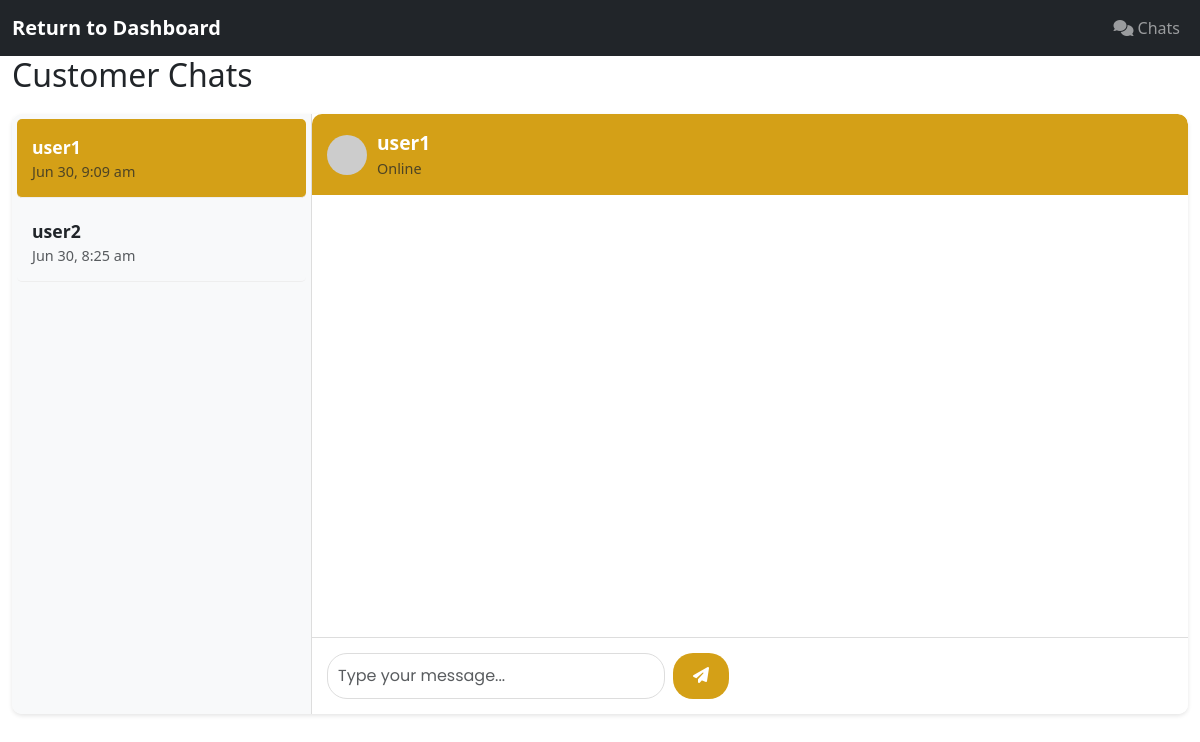
The page /admin/chat.php?conversation_id=5 (signed in) on the database its author committed.
### tables this page shows
CREATE TABLE `conversations` (
  `id` int(11) NOT NULL,
  `user_id` int(11) NOT NULL,
  `hotel_id` int(11) NOT NULL,
  `created_at` timestamp NOT NULL DEFAULT current_timestamp(),
  `updated_at` timestamp NOT NULL DEFAULT current_timestamp() ON UPDATE current_timestamp()
);

CREATE TABLE `users` (
  `id` int(11) NOT NULL,
  `username` varchar(50) NOT NULL,
  `email` varchar(100) NOT NULL,
  `password` varchar(255) NOT NULL,
  `role` enum('admin','user') DEFAULT 'user',
  `status` enum('active','inactive','suspended') NOT NULL DEFAULT 'active',
  `created_at` timestamp NOT NULL DEFAULT current_timestamp(),
  `first_name` varchar(50) NOT NULL,
  `last_name` varchar(50) NOT NULL,
  `phone` varchar(20) DEFAULT NULL,
  `address` text DEFAULT NULL,
  `profile_image` varchar(255) DEFAULT NULL,
  `vendor_id` int(11) NOT NULL DEFAULT 0
);

### admin/chat.php (the view, shortened to what this page needs)
<?php
require_once '../includes/session.php';
$admin_id = $_SESSION['user_id'];
$hotel_id = 0;
$stmt = $conn->prepare("SELECT id FROM hotels WHERE vendor_id = ? LIMIT 1");
$stmt->bind_param("i", $admin_id);
if (!$stmt->execute()) {
    error_log("Execute failed: " . $stmt->error, 3, '../error.log');
    die("Database error. Please try again later.");
}
$result = $stmt->get_result();
if ($hotel = $result->fetch_assoc()) {
    $hotel_id = $hotel['id'];
} else {
    $error_message = "No hotel assigned to this admin account.";
    error_log("No hotel found for admin_id: $admin_id", 3, '../error.log');
}
$conversations = [];
if ($hotel_id > 0) {
    $stmt = $conn->prepare("
        SELECT c.*, u.username, u.profile_image,
               (SELECT COUNT(*) FROM messages m WHERE m.conversation_id = c.id AND m.sender_type = 'user' AND m.is_read = FALSE) as unread_count
        FROM conversations c
        JOIN users u ON c.user_id = u.id
        WHERE c.hotel_id = ?
        ORDER BY c.updated_at DESC
    ");
    $stmt->bind_param("i", $hotel_id);
    $stmt->execute();
    $conversations = $stmt->get_result()->fetch_all(MYSQLI_ASSOC);
}
$selected_conversation_id = isset($_GET['conversation_id']) ? intval($_GET['conversation_id']) : 0;
$recipient = null;
if ($selected_conversation_id > 0 && $hotel_id > 0) {
    $stmt = $conn->prepare("SELECT * FROM conversations WHERE id = ? AND hotel_id = ?");
    $stmt->bind_param("ii", $selected_conversation_id, $hotel_id);
    $stmt->execute();
    $conversation = $stmt->get_result()->fetch_assoc();
    if ($conversation) {
        $stmt = $conn->prepare("SELECT * FROM users WHERE id = ?");
        $stmt->bind_param("i", $conversation['user_id']);
        $stmt->execute();
        $recipient = $stmt->get_result()->fetch_assoc();
    }
}
?>
<!DOCTYPE html>
<html lang="en">
<head>
    <link href="https://cdn.jsdelivr.net/npm/bootstrap@5.3.0/dist/css/bootstrap.min.css" rel="stylesheet">
    <link rel="stylesheet" href="https://cdnjs.cloudflare.com/ajax/libs/font-awesome/6.4.2/css/all.min.css">
</head>
<body>
    <?php include 'includes/header.php'; ?>
    <div class="container-fluid main-content">
        <div class="row">
            <div class="col-12">
                <h2>Customer Chats</h2>
                <?php if (isset($error_message)): ?>
                    <div class="alert alert-warning"><?php echo htmlspecialchars($error_message); ?></div>
                <?php else: ?>
                    <div class="chat-container">
                        <div class="conversation-list">
                            <?php foreach ($conversations as $conv): ?>
                                <a href="?conversation_id=<?php echo $conv['id']; ?>"
                                   class="text-decoration-none text-dark">
                                    <div class="conversation-item <?php echo $selected_conversation_id == $conv['id'] ? 'active' : ''; ?>">
                                        <div class="d-flex justify-content-between align-items-center">
                                            <div class="fw-bold"><?php echo htmlspecialchars($conv['username']); ?></div>
                                        </div>
                                        <div class="text-muted small">
                                            <?php echo date('M j, g:i a', strtotime($conv['updated_at'])); ?>
                                        </div>
                                    </div>
                                </a>
                            <?php endforeach; ?>
                        </div>
                        <div class="chat-messages">
                            <?php if ($selected_conversation_id > 0 && $recipient): ?>
                                <div class="chat-header">
                                    <img src="<?php echo !empty($recipient['profile_image']) ? '../' . htmlspecialchars($recipient['profile_image']) : 'https://via.placeholder.com/40'; ?>"
                                         alt="<?php echo htmlspecialchars($recipient['username']); ?>">
                                    <div>
                                        <div class="fw-bold"><?php echo htmlspecialchars($recipient['username']); ?></div>
                                        <div class="small text-muted">Online</div>
                                    </div>
                                </div>
                                <div class="message-list" id="messageList">
                                </div>
                                <div class="chat-input">
                                    <form id="messageForm" class="d-flex">
                                        <input type="text" name="message" class="form-control me-2" placeholder="Type your message..." required>
                                        <button type="submit" class="btn btn-custom">
                                            <i class="fas fa-paper-plane"></i>
                                        </button>
                                    </form>
                                </div>
                            <?php else: ?>
                                <div class="d-flex align-items-center justify-content-center h-100 text-muted">
                                    Select a conversation to start chatting
                                </div>
                            <?php endif; ?>
                        </div>
                    </div>
                <?php endif; ?>
            </div>
        </div>
    </div>
</body>
</html>

### admin/chat.php (style rules this page uses)
body { font-family: 'Poppins', sans-serif; background-color: #f8f9fa; }
.chat-container { background: white; border-radius: 10px; box-shadow: 0 2px 4px rgba(0,0,0,0.1); margin: 20px 0; overflow: hidden; display: flex; height: calc(100vh - 200px); transition: transform 0.3s; }
.conversation-list { width: 300px; border-right: 1px solid #ddd; overflow-y: auto; background-color: #f8f9fa; }
.chat-messages { flex: 1; display: flex; flex-direction: column; background-color: #fff; }
.chat-header { background-color: #d4a017; color: white; padding: 15px; border-radius: 10px 10px 0 0; display: flex; align-items: center; }
.chat-header img { width: 40px; height: 40px; border-radius: 50%; margin-right: 10px; }
.chat-header .fw-bold { font-size: 1.2rem; }
.chat-header .text-muted { font-size: 0.9rem; color: rgba(255, 255, 255, 0.8); }
.message-list { flex: 1; overflow-y: auto; padding: 20px; background-color: #fff; }
.chat-input { display: flex; padding: 15px; background-color: #fff; border-top: 1px solid #ddd; }
.chat-input input { flex: 1; padding: 10px; border: 1px solid #ddd; border-radius: 20px; margin-right: 10px; font-family: 'Poppins', sans-serif; }
.chat-input button { background-color: #d4a017; color: white; border: none; padding: 10px 20px; border-radius: 20px; font-family: 'Poppins', sans-serif; transition: all 0.3s; }
.conversation-item { padding: 15px; border-bottom: 1px solid #eee; cursor: pointer; transition: all 0.3s; border-radius: 5px; margin: 5px; }
.conversation-item.active { background-color: #d4a017; color: white; }
.conversation-item .fw-bold { font-size: 1.1rem; }
.conversation-item .text-muted { font-size: 0.9rem; color: #666; }
.conversation-item.active .text-muted { color: rgba(255, 255, 255, 0.8); }

### rows shown on the page
conversations: user.username "user1", updated_at "Jun 30, 9:09 am"
conversations: user.username "user2", updated_at "Jun 30, 8:25 am"
users: username "user1"
